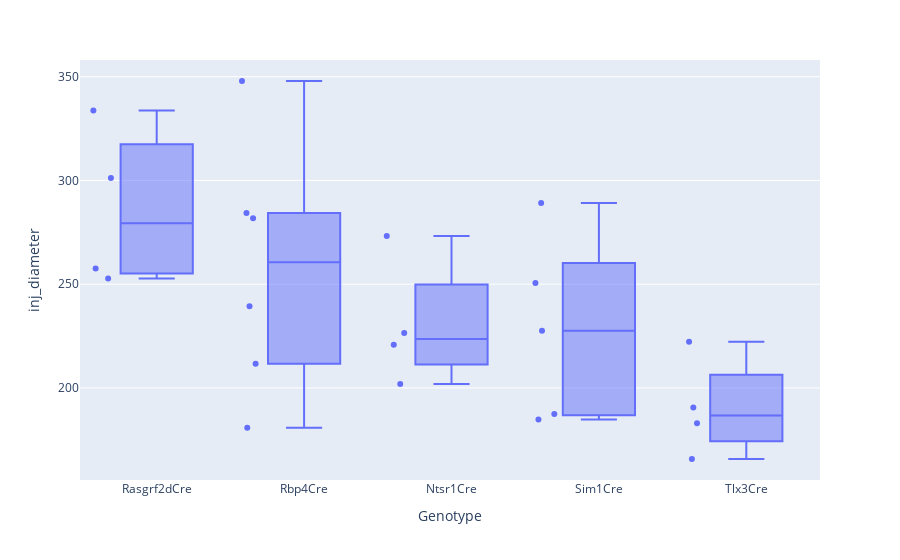

Write notebook code for a chart like this one.
### Code cell
import plotly.express as px
fig = px.box(data, x="Genotype", y="inj_diameter", points="all")
fig.show()
fig.write_html("injection_diameter_um.html")

### Figure 1 — Plotly figure (JSON) as saved in the notebook; plotly's stock layout.template omitted (floating-point values rounded to 4 significant figures)
{"data": [{"alignmentgroup": "True", "boxpoints": "all", "hovertemplate": "Genotype=%{x}<br>inj_diameter=%{y}<extra></extra>", "legendgroup": "", "marker": {"color": "#636efa"}, "name": "", "notched": false, "offsetgroup": "", "orientation": "v", "showlegend": false, "type": "box", "x": ["Rasgrf2dCre", "Rasgrf2dCre", "Rasgrf2dCre", "Rbp4Cre", "Ntsr1Cre", "Rasgrf2dCre", "Ntsr1Cre", "Ntsr1Cre", "Rbp4Cre", "Rbp4Cre", "Rbp4Cre", "Sim1Cre", "Sim1Cre", "Sim1Cre", "Tlx3Cre", "Tlx3Cre", "Rbp4Cre", "Sim1Cre", "Tlx3Cre", "Tlx3Cre", "Rbp4Cre", "Sim1Cre", "Ntsr1Cre"], "x0": " ", "xaxis": "x", "y": [257.6, 333.7, 301.2, 284.3, 201.9, 252.7, 273.3, 220.8, 180.8, 211.7, 347.9, 289.1, 250.6, 227.5, 190.6, 222.3, 281.8, 187.5, 165.8, 183.0, 239.4, 184.8, 226.5], "y0": " ", "yaxis": "y"}], "layout": {"autosize": true, "boxmode": "group", "legend": {"tracegroupgap": 0}, "margin": {"t": 60}, "xaxis": {"anchor": "y", "autorange": true, "domain": [0, 1], "range": [-0.5116, 4.5], "title": {"text": "Genotype"}, "type": "category"}, "yaxis": {"anchor": "x", "autorange": true, "domain": [0, 1], "range": [155.6, 358.1], "title": {"text": "inj_diameter"}, "type": "linear"}}}
